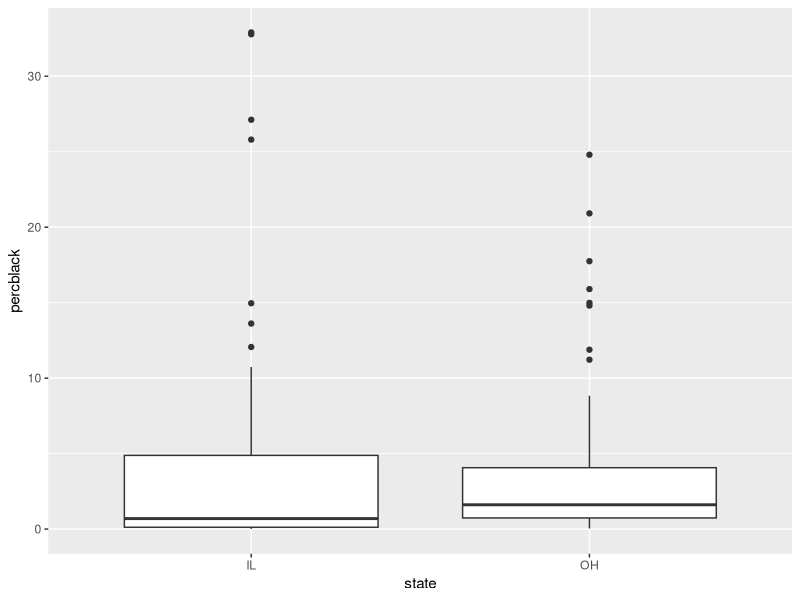

Source code (R):
## ---- chunk 1
knitr::opts_chunk$set(echo = TRUE)
## ---- chunk 2
library(ggplot2)
library(dplyr)
library(tidyr)
library(magrittr)
library(gridExtra)
## ---- chunk 3
head(midwest, 10)
## ---- chunk 4
t.test(midwest$percasian, mu = 3, alternative = "less")
## ---- chunk 5
wilcox.test(midwest$percasian, mu = 3, alternative = "less")
## ---- chunk 6
sub <- midwest %>% 
  filter(state == "IL" | state == "OH") %>%
  select(state, percblack)
summary(sub)
## ---- chunk 7
ggplot(sub, aes(state, percblack)) + geom_boxplot()
## ---- chunk 8
t.test(percblack ~ state, data = sub)
